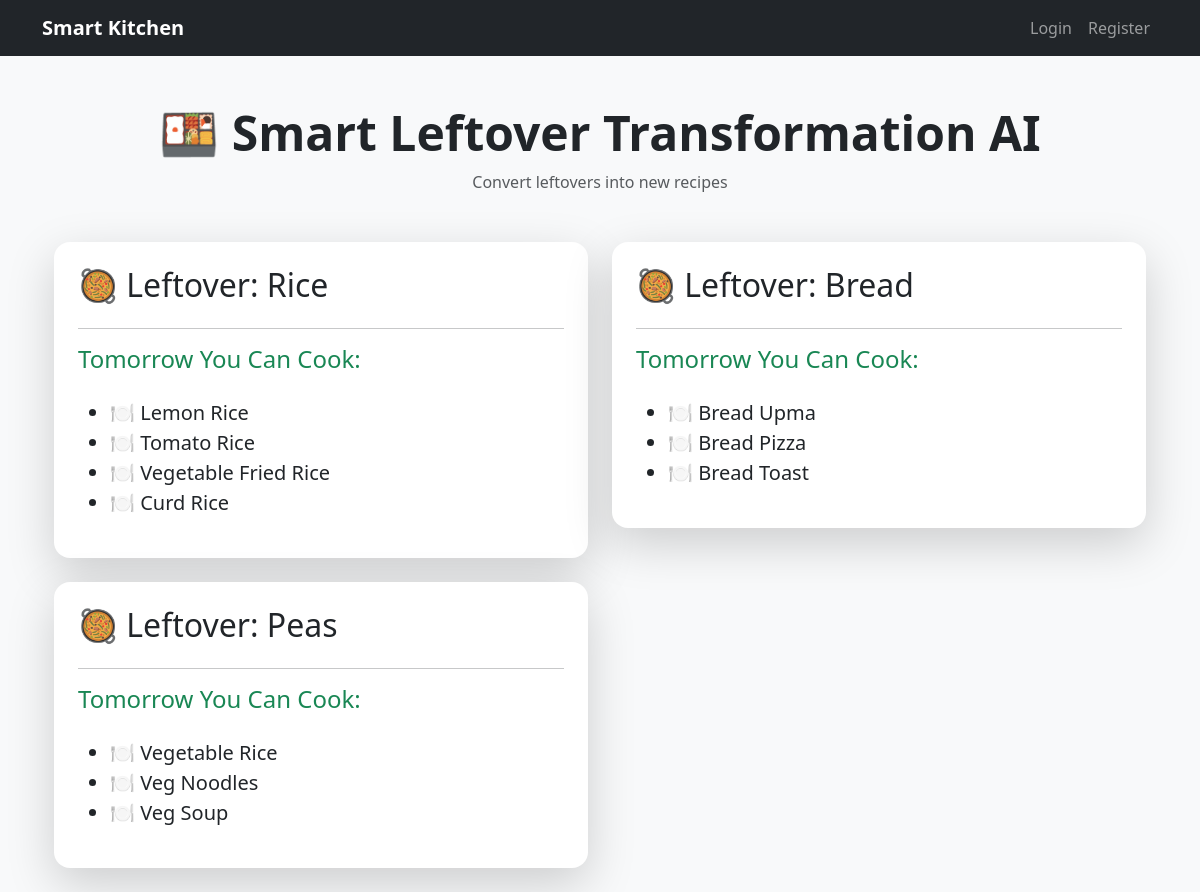
Page /smartkitchen/leftover-transform/ on the committed database.
### smartkitchen/models.py (models this page shows, shortened)
class KitchenItem(models.Model):
    UNIT_CHOICES = (
        ('kg', 'Kilogram'),
        ('g', 'Gram'),
        ('ltr', 'Liter'),
        ('ml', 'Milliliter'),
        ('pcs', 'Pieces'),
    )
    CATEGORY_CHOICES = (
        ('Vegetable', 'Vegetable'),
        ('Spice', 'Spice'),
        ('Masala', 'Masala'),
        ('Oil', 'Oil'),
        ('Grain', 'Grain'),
        ('Milk Product', 'Milk Product'),
        ('Sweet', 'Sweet'),
        ('Beverage', 'Beverage'),
        ('Other', 'Other'),
    )
    name = models.CharField(max_length=200)
    category = models.CharField(
        max_length=100,
        choices=CATEGORY_CHOICES,
        default='Other'
    )
    quantity = models.FloatField(default=0)
    unit = models.CharField(
        max_length=20,
        choices=UNIT_CHOICES
    )

### smartkitchen/views.py (the view)
def leftover_transform_dashboard(request):
    suggestions = (
        leftover_transformation()
    )
    return render(
        request,
        'smartkitchen/leftover_transform.html',
        {
            'suggestions':
                suggestions
        }
    )

### smartkitchen/templates/smartkitchen/leftover_transform.html
{% extends 'base.html' %}
{% block content %}
<div class="container mt-5">
    <div class="text-center mb-5">
        <h1 class="display-5 fw-bold">
            🍱 Smart Leftover Transformation AI
        </h1>
        <p class="text-muted">
            Convert leftovers into new recipes
        </p>
    </div>
    <div class="row">
        {% for item in suggestions %}
            <div class="col-md-6 mb-4">
                <div class="card shadow-lg border-0 p-4 rounded-4">
                    <h2>
                        🥘 Leftover:
                        {{ item.ingredient|title }}
                    </h2>
                    <hr>
                    <h4 class="text-success">
                        Tomorrow You Can Cook:
                    </h4>
                    <ul class="mt-3">
                        {% for recipe in item.recipes %}
                            <li class="fs-5">
                                🍽 {{ recipe }}
                            </li>
                        {% endfor %}
                    </ul>
                </div>
            </div>
        {% empty %}
            <div class="text-center">
                <h3>
                    ❌ No Leftover Suggestions
                </h3>
            </div>
        {% endfor %}
    </div>
</div>
{% endblock %}

### rows in the picture
KitchenItem: ingredient "Rice", recipes "Lemon Rice" "Tomato Rice" "Vegetable Fried Rice" "Curd Rice"
KitchenItem: ingredient "Bread", recipes "Bread Upma" "Bread Pizza" "Bread Toast"
KitchenItem: ingredient "Peas", recipes "Vegetable Rice" "Veg Noodles" "Veg Soup"
